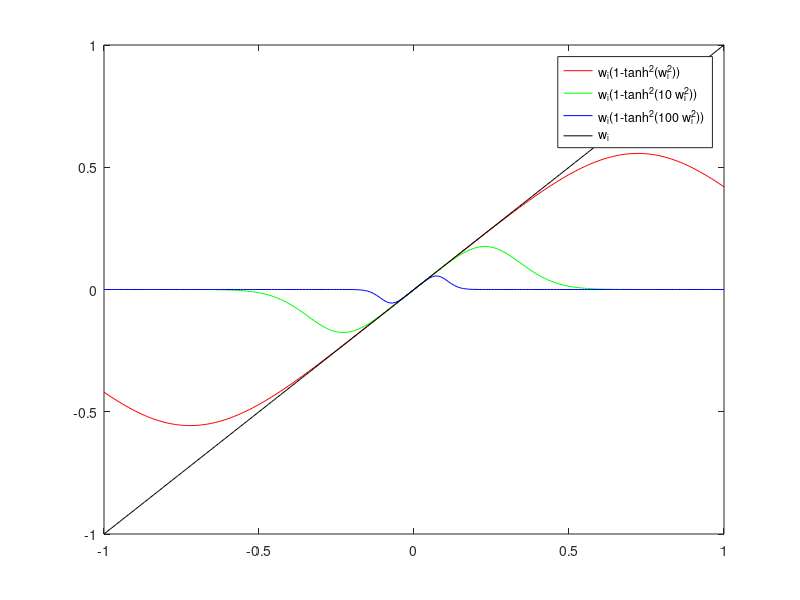

This chart was generated by the following MATLAB code:
sigma = 1;
x = [-1:.01:1];
f1 = x.*(1-(tanh(sigma*x.^2).^2));
f2 = x;
plot(x,f1,'r')
hold on
sigma = 10;
f1 = x.*(1-(tanh(sigma*x.^2).^2));
plot(x,f1,'g')
sigma = 100;
f1 = x.*(1-(tanh(sigma*x.^2).^2));
plot(x,f1,'b')
plot(x,f2,'k')
legend('w_i(1-tanh^2(w_i^2))','w_i(1-tanh^2(10 w_i^2))','w_i(1-tanh^2(100 w_i^2))','w_i')